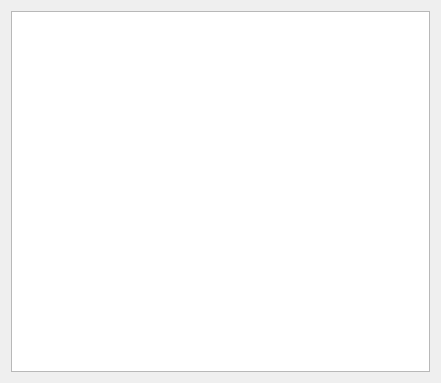
<?xml version="1.0" encoding="UTF-8"?>
<ui version="4.0">
 <class>Form</class>
 <widget class="QWidget" name="Form">
  <property name="geometry">
   <rect>
    <x>0</x>
    <y>0</y>
    <width>441</width>
    <height>383</height>
   </rect>
  </property>
  <property name="windowTitle">
   <string>Form</string>
  </property>
  <property name="windowIcon">
   <iconset>
    <normaloff>robotImages/small.png</normaloff>robotImages/small.png</iconset>
  </property>
  <layout class="QVBoxLayout" name="verticalLayout">
   <item>
    <widget class="QTextEdit" name="textEdit"/>
   </item>
  </layout>
 </widget>
 <resources/>
 <connections/>
</ui>
